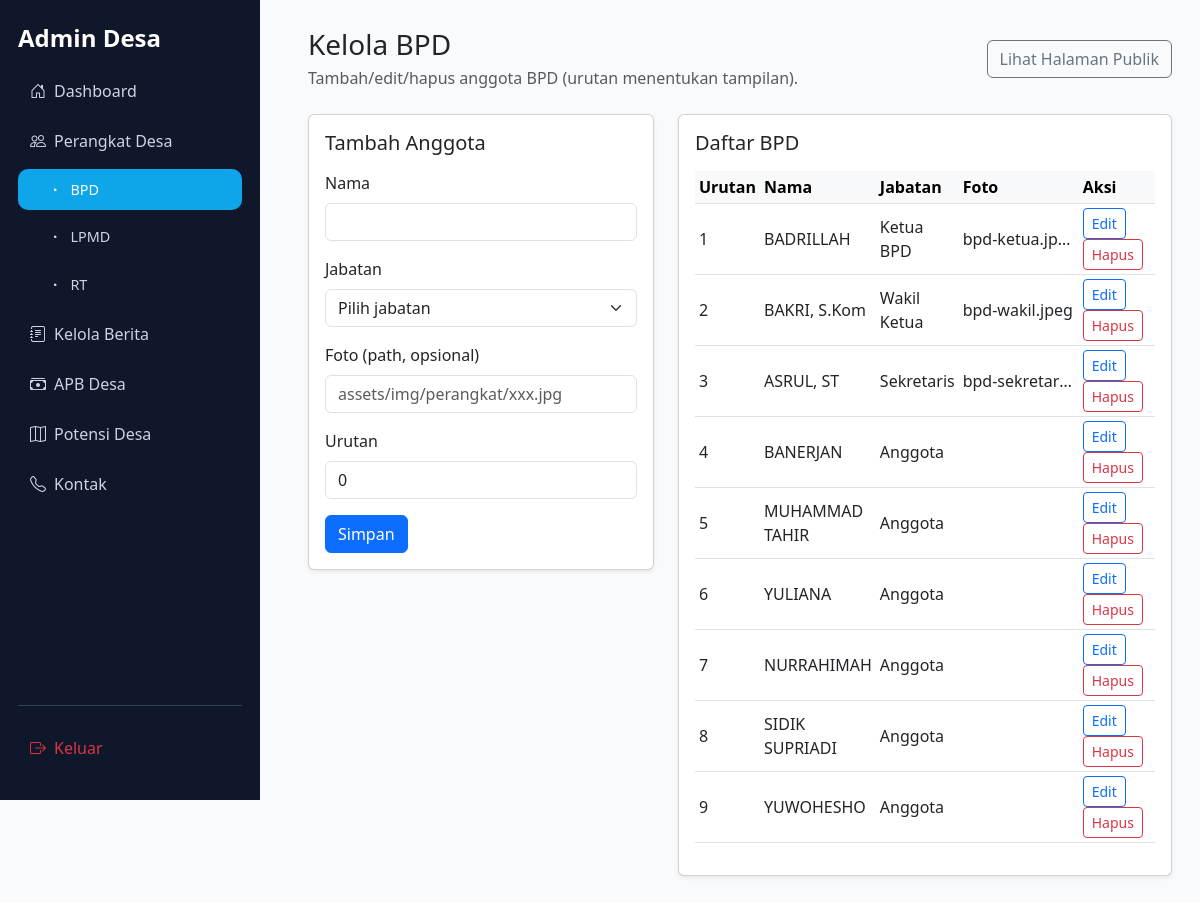
/admin/manage-bpd.php (signed in), run on the app's committed database.
### tables this page shows
CREATE TABLE IF NOT EXISTS bpd (
    id INT AUTO_INCREMENT PRIMARY KEY,
    nama VARCHAR(100) NOT NULL,
    jabatan ENUM('Ketua BPD', 'Wakil Ketua', 'Sekretaris', 'Anggota') NOT NULL,
    foto VARCHAR(255) DEFAULT NULL,
    urutan INT DEFAULT 0,
    created_at TIMESTAMP DEFAULT CURRENT_TIMESTAMP
);

### admin/manage-bpd.php (the view, shortened to what this page needs)
<?php
require '../config/db.php';
$edit = null;
$list = mysqli_query($conn, "SELECT * FROM bpd ORDER BY urutan ASC, id ASC");
?>
<!DOCTYPE html>
<html lang="id">
<head>
<link href="https://cdn.jsdelivr.net/npm/bootstrap@5.3.0/dist/css/bootstrap.min.css" rel="stylesheet">
<link href="https://cdn.jsdelivr.net/npm/bootstrap-icons@1.11.0/font/bootstrap-icons.css" rel="stylesheet">
</head>
<body>
<div class="sidebar">
    <h4 class="fw-bold mb-3 text-white">Admin Desa</h4>
    <div style="flex: 1; overflow-y: auto;">
        <a href="index.php"><i class="bi bi-house-door me-2"></i>Dashboard</a>
        <a href="manage-struktur.php"><i class="bi bi-people me-2"></i>Perangkat Desa</a>
        <a href="manage-bpd.php" class="active" style="padding-left: 30px; font-size: 0.9em;"><i class="bi bi-dot me-2"></i>BPD</a>
        <a href="manage-lpmd.php" style="padding-left: 30px; font-size: 0.9em;"><i class="bi bi-dot me-2"></i>LPMD</a>
        <a href="manage-rt.php" style="padding-left: 30px; font-size: 0.9em;"><i class="bi bi-dot me-2"></i>RT</a>
        <a href="manage-berita.php"><i class="bi bi-journal-text me-2"></i>Kelola Berita</a>
        <a href="manage-apbdesa.php"><i class="bi bi-cash-stack me-2"></i>APB Desa</a>
        <a href="manage-potensi.php"><i class="bi bi-map me-2"></i>Potensi Desa</a>
        <a href="manage-kontak.php"><i class="bi bi-telephone me-2"></i>Kontak</a>
    </div>
    <div style="margin-top: auto; padding-top: 20px; border-top: 1px solid #334155;">
        <a href="logout.php" class="text-danger"><i class="bi bi-box-arrow-right me-2"></i>Keluar</a>
    </div>
</div>
<div class="content">
    <div class="d-flex justify-content-between align-items-center mb-4">
        <div>
            <h3 class="mb-1">Kelola BPD</h3>
            <p class="text-muted mb-0">Tambah/edit/hapus anggota BPD (urutan menentukan tampilan).</p>
        </div>
        <a class="btn btn-outline-secondary" href="../struktur-organisasi.php" target="_blank">Lihat Halaman Publik</a>
    </div>
    <div class="row g-4">
        <div class="col-lg-5">
            <div class="card shadow-sm">
                <div class="card-body">
                    <h5 class="card-title mb-3"><?php echo $edit ? 'Edit Anggota' : 'Tambah Anggota'; ?></h5>
                    <form method="post">
                        <div class="mb-3">
                            <label class="form-label">Nama</label>
                            <input type="text" name="nama" class="form-control" value="<?php echo $edit['nama'] ?? ''; ?>" required>
                        </div>
                        <div class="mb-3">
                            <label class="form-label">Jabatan</label>
                            <select name="jabatan" class="form-select" required>
                                <option value="">Pilih jabatan</option>
                            </select>
                        </div>
                        <div class="mb-3">
                            <label class="form-label">Foto (path, opsional)</label>
                            <input type="text" name="foto" class="form-control" placeholder="assets/img/perangkat/xxx.jpg" value="<?php echo $edit['foto'] ?? ''; ?>">
                        </div>
                        <div class="mb-3">
                            <label class="form-label">Urutan</label>
                            <input type="number" name="urutan" class="form-control" value="<?php echo $edit['urutan'] ?? 0; ?>">
                        </div>
                        <button type="submit" name="simpan" class="btn btn-primary">Simpan</button>
                    </form>
                </div>
            </div>
        </div>
        <div class="col-lg-7">
            <div class="card shadow-sm">
                <div class="card-body">
                    <h5 class="card-title mb-3">Daftar BPD</h5>
                    <div class="table-responsive">
                        <table class="table table-sm align-middle">
                            <thead class="table-light">
                                <tr>
                                    <th>Urutan</th>
                                    <th>Nama</th>
                                    <th>Jabatan</th>
                                    <th>Foto</th>
                                    <th style="width:140px">Aksi</th>
                                </tr>
                            </thead>
                            <tbody>
                                <?php if ($list && mysqli_num_rows($list)): ?>
                                    <?php while($row = mysqli_fetch_assoc($list)): ?>
                                        <tr>
                                            <td><?php echo $row['urutan']; ?></td>
                                            <td><?php echo htmlspecialchars($row['nama']); ?></td>
                                            <td><?php echo $row['jabatan']; ?></td>
                                            <td class="text-truncate" style="max-width:120px;"><?php echo htmlspecialchars($row['foto']); ?></td>
                                            <td>
                                                <a class="btn btn-sm btn-outline-primary" href="manage-bpd.php?edit=<?php echo $row['id']; ?>">Edit</a>
                                                <a class="btn btn-sm btn-outline-danger" href="manage-bpd.php?hapus=<?php echo $row['id']; ?>" onclick="return confirm('Hapus data ini?');">Hapus</a>
                                            </td>
                                        </tr>
                                    <?php endwhile; ?>
                                <?php else: ?>
                                    <tr><td colspan="5" class="text-center text-muted">Belum ada data.</td></tr>
                                <?php endif; ?>
                            </tbody>
                        </table>
                    </div>
                </div>
            </div>
        </div>
    </div>
</div>
</body>
</html>

### admin/manage-bpd.php (style rules this page uses)
body { background:#f8fafc; }
.sidebar { width:260px; background:#0f172a; min-height:100vh; position:fixed; color:#e2e8f0; padding:24px 18px; display: flex; flex-direction: column; }
.sidebar a { color:#cbd5e1; text-decoration:none; display:block; padding:10px 12px; border-radius:10px; margin-bottom:6px; }
.sidebar a.active, .sidebar a:hover { background:#0ea5e9; color:#fff; }
.content { margin-left:280px; padding:28px; }

### data on the page
bpd: urutan "1", nama "BADRILLAH", jabatan "Ketua BPD", foto "bpd-ketua.jp…"
bpd: urutan "2", nama "BAKRI, S.Kom", jabatan "Wakil Ketua", foto "bpd-wakil.jpeg"
bpd: urutan "3", nama "ASRUL, ST", jabatan "Sekretaris", foto "bpd-sekretar…"
bpd: urutan "4", nama "BANERJAN", jabatan "Anggota"
bpd: urutan "5", nama "MUHAMMAD TAHIR", jabatan "Anggota"
bpd: urutan "6", nama "YULIANA", jabatan "Anggota"
bpd: urutan "7", nama "NURRAHIMAH", jabatan "Anggota"
bpd: urutan "8", nama "SIDIK SUPRIADI", jabatan "Anggota"
bpd: urutan "9", nama "YUWOHESHO", jabatan "Anggota"
